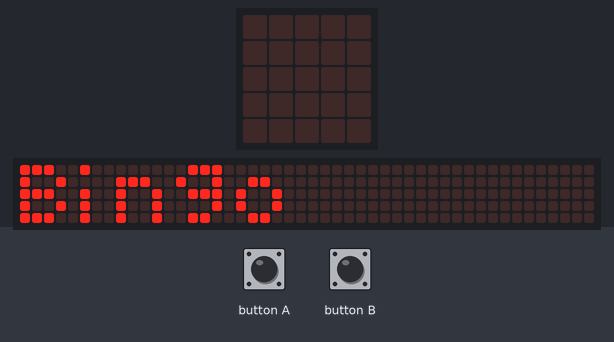
Recording of a program running on a simulated BBC micro:bit running MicroPython. Shown: the board's 5×5 LED display, a strip that is not on the board, showing the scrolling text unrolled. The inputs (shaded band) are chosen by the test bench. Random numbers come from a fixed seed; the 48×5 strip is a reading aid, not a part: it shows the text the display is scrolling, unrolled, one strip-width of it at a time.

Above: at 4.0 s.
5.3 s: button A pressed for 0.15 s
At 5.37 s:
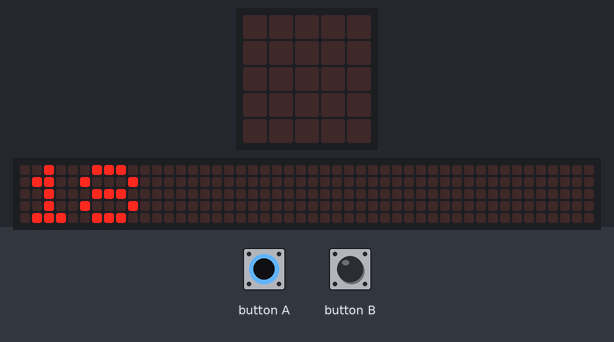
6.0 s: button A pressed for 1 s
At 6.07 s:
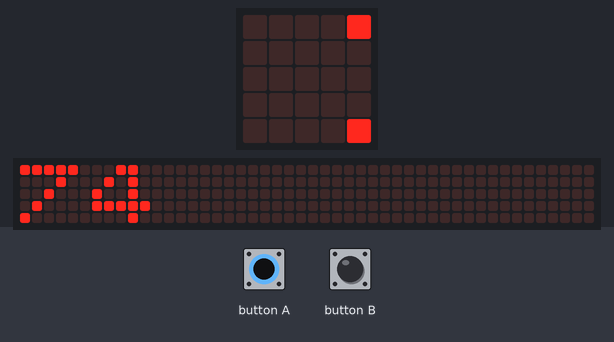
7.6 s: button B pressed for 0.15 s
At 12.1 s:
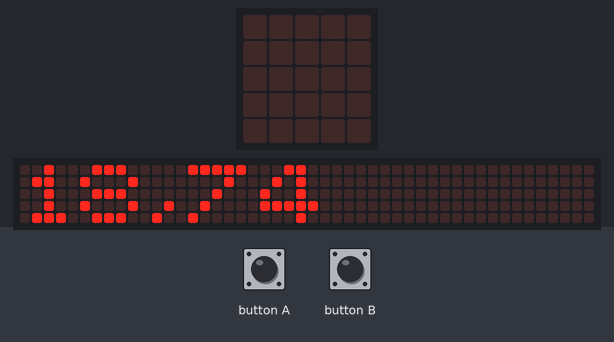

The program:

bingo.py
```python
#bingo
#select and remove a random bingo ball
from microbit import *
import random

display.scroll('Bingo', wait = True)

num = 90 #or 75
balls = list(range(1,num))
drawn = []
while True:
    if button_a.was_pressed():
        if len(balls) == 0:
            display.show(Image.HAPPY)
        else:
            randomBallIndex = random.randint(0,len(balls)-1)
            randomBall = balls.pop(randomBallIndex)
            drawn.append(randomBall)
            display.scroll(str(randomBall),loop = True, wait = False)
    if button_b.was_pressed():
        display.scroll(','.join([str(b) for b in drawn]), wait = False, loop = True)
```

Measured:
- after the input at 5.3 s, the display: changes at once (image 1)
